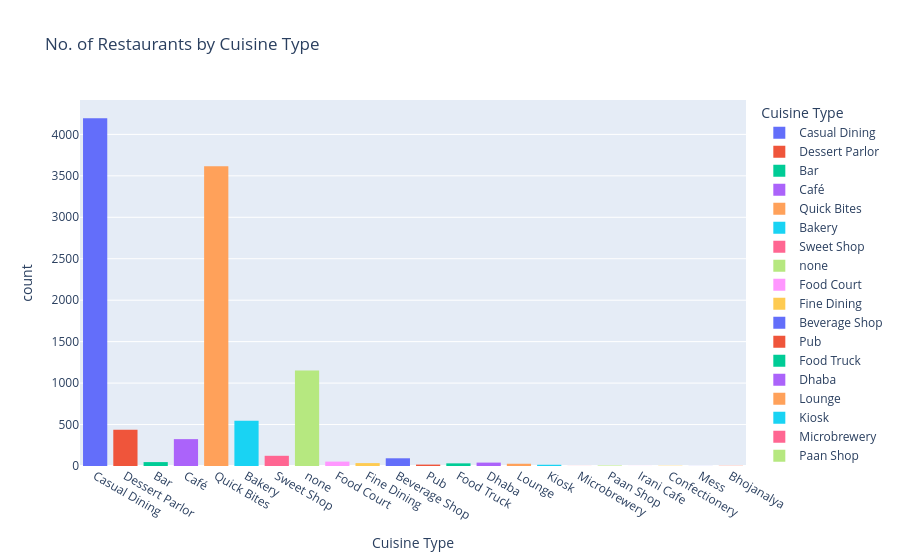

Notebook cell for this chart:
### Markdown cell above
### 5. Performing Exploratory Data Analysis
### Q1) How many restaurants are in Mumbai for each type of cuisine?

### Code cell
fig = px.histogram(zomato_df, x='CUSINE TYPE', color='CUSINE TYPE',  
             title= 'No. of Restaurants by Cuisine Type',  
             labels={'CUSINE TYPE':'Cuisine Type'}) 
 
fig.show()

### Figure 1 — Plotly figure (JSON) as saved in the notebook; plotly's stock layout.template omitted (floating-point values rounded to 4 significant figures; data arrays with more than 128 entries replaced by an {"elided": "..."} marker saying what was removed)
{"data": [{"bingroup": "x", "hovertemplate": "Cuisine Type=%{x}<br>count=%{y}<extra></extra>", "legendgroup": "Casual Dining", "marker": {"color": "#636efa", "pattern": {"shape": ""}}, "name": "Casual Dining", "orientation": "v", "showlegend": true, "type": "histogram", "x": {"elided": "4194 str values"}, "xaxis": "x", "yaxis": "y"}, {"bingroup": "x", "hovertemplate": "Cuisine Type=%{x}<br>count=%{y}<extra></extra>", "legendgroup": "Dessert Parlor", "marker": {"color": "#EF553B", "pattern": {"shape": ""}}, "name": "Dessert Parlor", "orientation": "v", "showlegend": true, "type": "histogram", "x": {"elided": "437 str values"}, "xaxis": "x", "yaxis": "y"}, {"bingroup": "x", "hovertemplate": "Cuisine Type=%{x}<br>count=%{y}<extra></extra>", "legendgroup": "Bar", "marker": {"color": "#00cc96", "pattern": {"shape": ""}}, "name": "Bar", "orientation": "v", "showlegend": true, "type": "histogram", "x": ["Bar", "Bar", "Bar", "Bar", "Bar", "Bar", "Bar", "Bar", "Bar", "Bar", "Bar", "Bar", "Bar", "Bar", "Bar", "Bar", "Bar", "Bar", "Bar", "Bar", "Bar", "Bar", "Bar", "Bar", "Bar", "Bar", "Bar", "Bar", "Bar", "Bar", "Bar", "Bar", "Bar", "Bar", "Bar", "Bar", "Bar", "Bar", "Bar", "Bar", "Bar", "Bar", "Bar", "Bar", "Bar", "Bar", "Bar"], "xaxis": "x", "yaxis": "y"}, {"bingroup": "x", "hovertemplate": "Cuisine Type=%{x}<br>count=%{y}<extra></extra>", "legendgroup": "Café", "marker": {"color": "#ab63fa", "pattern": {"shape": ""}}, "name": "Café", "orientation": "v", "showlegend": true, "type": "histogram", "x": {"elided": "324 str values"}, "xaxis": "x", "yaxis": "y"}, {"bingroup": "x", "hovertemplate": "Cuisine Type=%{x}<br>count=%{y}<extra></extra>", "legendgroup": "Quick Bites", "marker": {"color": "#FFA15A", "pattern": {"shape": ""}}, "name": "Quick Bites", "orientation": "v", "showlegend": true, "type": "histogram", "x": {"elided": "3616 str values"}, "xaxis": "x", "yaxis": "y"}, {"bingroup": "x", "hovertemplate": "Cuisine Type=%{x}<br>count=%{y}<extra></extra>", "legendgroup": "Bakery", "marker": {"color": "#19d3f3", "pattern": {"shape": ""}}, "name": "Bakery", "orientation": "v", "showlegend": true, "type": "histogram", "x": {"elided": "546 str values"}, "xaxis": "x", "yaxis": "y"}, {"bingroup": "x", "hovertemplate": "Cuisine Type=%{x}<br>count=%{y}<extra></extra>", "legendgroup": "Sweet Shop", "marker": {"color": "#FF6692", "pattern": {"shape": ""}}, "name": "Sweet Shop", "orientation": "v", "showlegend": true, "type": "histogram", "x": ["Sweet Shop", "Sweet Shop", "Sweet Shop", "Sweet Shop", "Sweet Shop", "Sweet Shop", "Sweet Shop", "Sweet Shop", "Sweet Shop", "Sweet Shop", "Sweet Shop", "Sweet Shop", "Sweet Shop", "Sweet Shop", "Sweet Shop", "Sweet Shop", "Sweet Shop", "Sweet Shop", "Sweet Shop", "Sweet Shop", "Sweet Shop", "Sweet Shop", "Sweet Shop", "Sweet Shop", "Sweet Shop", "Sweet Shop", "Sweet Shop", "Sweet Shop", "Sweet Shop", "Sweet Shop", "Sweet Shop", "Sweet Shop", "Sweet Shop", "Sweet Shop", "Sweet Shop", "Sweet Shop", "Sweet Shop", "Sweet Shop", "Sweet Shop", "Sweet Shop", "Sweet Shop", "Sweet Shop", "Sweet Shop", "Sweet Shop", "Sweet Shop", "Sweet Shop", "Sweet Shop", "Sweet Shop", "Sweet Shop", "Sweet Shop", "Sweet Shop", "Sweet Shop", "Sweet Shop", "Sweet Shop", "Sweet Shop", "Sweet Shop", "Sweet Shop", "Sweet Shop", "Sweet Shop", "Sweet Shop", "Sweet Shop", "Sweet Shop", "Sweet Shop", "Sweet Shop", "Sweet Shop", "Sweet Shop", "Sweet Shop", "Sweet Shop", "Sweet Shop", "Sweet Shop", "Sweet Shop", "Sweet Shop", "Sweet Shop", "Sweet Shop", "Sweet Shop", "Sweet Shop", "Sweet Shop", "Sweet Shop", "Sweet Shop", "Sweet Shop", "Sweet Shop", "Sweet Shop", "Sweet Shop", "Sweet Shop", "Sweet Shop", "Sweet Shop", "Sweet Shop", "Sweet Shop", "Sweet Shop", "Sweet Shop", "Sweet Shop", "Sweet Shop", "Sweet Shop", "Sweet Shop", "Sweet Shop", "Sweet Shop", "Sweet Shop", "Sweet Shop", "Sweet Shop", "Sweet Shop", "Sweet Shop", "Sweet Shop", "Sweet Shop", "Sweet Shop", "Sweet Shop", "Sweet Shop", "Sweet Shop", "Sweet Shop", "Sweet Shop", "Sweet Shop", "Sweet Shop", "Sweet Shop", "Sweet Shop", "Sweet Shop", "Sweet Shop", "Sweet Shop", "Sweet Shop", "Sweet Shop", "Sweet Shop", "Sweet Shop", "Sweet Shop", "Sweet Shop", "Sweet Shop"], "xaxis": "x", "yaxis": "y"}, {"bingroup": "x", "hovertemplate": "Cuisine Type=%{x}<br>count=%{y}<extra></extra>", "legendgroup": "none", "marker": {"color": "#B6E880", "pattern": {"shape": ""}}, "name": "none", "orientation": "v", "showlegend": true, "type": "histogram", "x": {"elided": "1153 str values"}, "xaxis": "x", "yaxis": "y"}, {"bingroup": "x", "hovertemplate": "Cuisine Type=%{x}<br>count=%{y}<extra></extra>", "legendgroup": "Food Court", "marker": {"color": "#FF97FF", "pattern": {"shape": ""}}, "name": "Food Court", "orientation": "v", "showlegend": true, "type": "histogram", "x": ["Food Court", "Food Court", "Food Court", "Food Court", "Food Court", "Food Court", "Food Court", "Food Court", "Food Court", "Food Court", "Food Court", "Food Court", "Food Court", "Food Court", "Food Court", "Food Court", "Food Court", "Food Court", "Food Court", "Food Court", "Food Court", "Food Court", "Food Court", "Food Court", "Food Court", "Food Court", "Food Court", "Food Court", "Food Court", "Food Court", "Food Court", "Food Court", "Food Court", "Food Court", "Food Court", "Food Court", "Food Court", "Food Court", "Food Court", "Food Court", "Food Court", "Food Court", "Food Court", "Food Court", "Food Court", "Food Court", "Food Court", "Food Court", "Food Court", "Food Court", "Food Court", "Food Court", "Food Court"], "xaxis": "x", "yaxis": "y"}, {"bingroup": "x", "hovertemplate": "Cuisine Type=%{x}<br>count=%{y}<extra></extra>", "legendgroup": "Fine Dining", "marker": {"color": "#FECB52", "pattern": {"shape": ""}}, "name": "Fine Dining", "orientation": "v", "showlegend": true, "type": "histogram", "x": ["Fine Dining", "Fine Dining", "Fine Dining", "Fine Dining", "Fine Dining", "Fine Dining", "Fine Dining", "Fine Dining", "Fine Dining", "Fine Dining", "Fine Dining", "Fine Dining", "Fine Dining", "Fine Dining", "Fine Dining", "Fine Dining", "Fine Dining", "Fine Dining", "Fine Dining", "Fine Dining", "Fine Dining", "Fine Dining", "Fine Dining", "Fine Dining", "Fine Dining", "Fine Dining", "Fine Dining", "Fine Dining", "Fine Dining", "Fine Dining", "Fine Dining", "Fine Dining", "Fine Dining", "Fine Dining", "Fine Dining"], "xaxis": "x", "yaxis": "y"}, {"bingroup": "x", "hovertemplate": "Cuisine Type=%{x}<br>count=%{y}<extra></extra>", "legendgroup": "Beverage Shop", "marker": {"color": "#636efa", "pattern": {"shape": ""}}, "name": "Beverage Shop", "orientation": "v", "showlegend": true, "type": "histogram", "x": ["Beverage Shop", "Beverage Shop", "Beverage Shop", "Beverage Shop", "Beverage Shop", "Beverage Shop", "Beverage Shop", "Beverage Shop", "Beverage Shop", "Beverage Shop", "Beverage Shop", "Beverage Shop", "Beverage Shop", "Beverage Shop", "Beverage Shop", "Beverage Shop", "Beverage Shop", "Beverage Shop", "Beverage Shop", "Beverage Shop", "Beverage Shop", "Beverage Shop", "Beverage Shop", "Beverage Shop", "Beverage Shop", "Beverage Shop", "Beverage Shop", "Beverage Shop", "Beverage Shop", "Beverage Shop", "Beverage Shop", "Beverage Shop", "Beverage Shop", "Beverage Shop", "Beverage Shop", "Beverage Shop", "Beverage Shop", "Beverage Shop", "Beverage Shop", "Beverage Shop", "Beverage Shop", "Beverage Shop", "Beverage Shop", "Beverage Shop", "Beverage Shop", "Beverage Shop", "Beverage Shop", "Beverage Shop", "Beverage Shop", "Beverage Shop", "Beverage Shop", "Beverage Shop", "Beverage Shop", "Beverage Shop", "Beverage Shop", "Beverage Shop", "Beverage Shop", "Beverage Shop", "Beverage Shop", "Beverage Shop", "Beverage Shop", "Beverage Shop", "Beverage Shop", "Beverage Shop", "Beverage Shop", "Beverage Shop", "Beverage Shop", "Beverage Shop", "Beverage Shop", "Beverage Shop", "Beverage Shop", "Beverage Shop", "Beverage Shop", "Beverage Shop", "Beverage Shop", "Beverage Shop", "Beverage Shop", "Beverage Shop", "Beverage Shop", "Beverage Shop", "Beverage Shop", "Beverage Shop", "Beverage Shop", "Beverage Shop", "Beverage Shop", "Beverage Shop", "Beverage Shop", "Beverage Shop", "Beverage Shop", "Beverage Shop", "Beverage Shop", "Beverage Shop", "Beverage Shop"], "xaxis": "x", "yaxis": "y"}, {"bingroup": "x", "hovertemplate": "Cuisine Type=%{x}<br>count=%{y}<extra></extra>", "legendgroup": "Pub", "marker": {"color": "#EF553B", "pattern": {"shape": ""}}, "name": "Pub", "orientation": "v", "showlegend": true, "type": "histogram", "x": ["Pub", "Pub", "Pub", "Pub", "Pub", "Pub", "Pub", "Pub", "Pub", "Pub", "Pub", "Pub", "Pub", "Pub", "Pub", "Pub", "Pub"], "xaxis": "x", "yaxis": "y"}, {"bingroup": "x", "hovertemplate": "Cuisine Type=%{x}<br>count=%{y}<extra></extra>", "legendgroup": "Food Truck", "marker": {"color": "#00cc96", "pattern": {"shape": ""}}, "name": "Food Truck", "orientation": "v", "showlegend": true, "type": "histogram", "x": ["Food Truck", "Food Truck", "Food Truck", "Food Truck", "Food Truck", "Food Truck", "Food Truck", "Food Truck", "Food Truck", "Food Truck", "Food Truck", "Food Truck", "Food Truck", "Food Truck", "Food Truck", "Food Truck", "Food Truck", "Food Truck", "Food Truck", "Food Truck", "Food Truck", "Food Truck", "Food Truck", "Food Truck", "Food Truck", "Food Truck", "Food Truck", "Food Truck", "Food Truck", "Food Truck", "Food Truck", "Food Truck"], "xaxis": "x", "yaxis": "y"}, {"bingroup": "x", "hovertemplate": "Cuisine Type=%{x}<br>count=%{y}<extra></extra>", "legendgroup": "Dhaba", "marker": {"color": "#ab63fa", "pattern": {"shape": ""}}, "name": "Dhaba", "orientation": "v", "showlegend": true, "type": "histogram", "x": ["Dhaba", "Dhaba", "Dhaba", "Dhaba", "Dhaba", "Dhaba", "Dhaba", "Dhaba", "Dhaba", "Dhaba", "Dhaba", "Dhaba", "Dhaba", "Dhaba", "Dhaba", "Dhaba", "Dhaba", "Dhaba", "Dhaba", "Dhaba", "Dhaba", "Dhaba", "Dhaba", "Dhaba", "Dhaba", "Dhaba", "Dhaba", "Dhaba", "Dhaba", "Dhaba", "Dhaba", "Dhaba", "Dhaba", "Dhaba", "Dhaba", "Dhaba", "Dhaba", "Dhaba", "Dhaba", "Dhaba", "Dhaba"], "xaxis": "x", "yaxis": "y"}, {"bingroup": "x", "hovertemplate": "Cuisine Type=%{x}<br>count=%{y}<extra></extra>", "legendgroup": "Lounge", "marker": {"color": "#FFA15A", "pattern": {"shape": ""}}, "name": "Lounge", "orientation": "v", "showlegend": true, "type": "histogram", "x": ["Lounge", "Lounge", "Lounge", "Lounge", "Lounge", "Lounge", "Lounge", "Lounge", "Lounge", "Lounge", "Lounge", "Lounge", "Lounge", "Lounge", "Lounge", "Lounge", "Lounge", "Lounge", "Lounge", "Lounge", "Lounge", "Lounge", "Lounge", "Lounge", "Lounge", "Lounge", "Lounge"], "xaxis": "x", "yaxis": "y"}, {"bingroup": "x", "hovertemplate": "Cuisine Type=%{x}<br>count=%{y}<extra></extra>", "legendgroup": "Kiosk", "marker": {"color": "#19d3f3", "pattern": {"shape": ""}}, "name": "Kiosk", "orientation": "v", "showlegend": true, "type": "histogram", "x": ["Kiosk", "Kiosk", "Kiosk", "Kiosk", "Kiosk", "Kiosk", "Kiosk", "Kiosk", "Kiosk", "Kiosk", "Kiosk", "Kiosk", "Kiosk", "Kiosk", "Kiosk"], "xaxis": "x", "yaxis": "y"}, {"bingroup": "x", "hovertemplate": "Cuisine Type=%{x}<br>count=%{y}<extra></extra>", "legendgroup": "Microbrewery", "marker": {"color": "#FF6692", "pattern": {"shape": ""}}, "name": "Microbrewery", "orientation": "v", "showlegend": true, "type": "histogram", "x": ["Microbrewery"], "xaxis": "x", "yaxis": "y"}, {"bingroup": "x", "hovertemplate": "Cuisine Type=%{x}<br>count=%{y}<extra></extra>", "legendgroup": "Paan Shop", "marker": {"color": "#B6E880", "pattern": {"shape": ""}}, "name": "Paan Shop", "orientation": "v", "showlegend": true, "type": "histogram", "x": ["Paan Shop", "Paan Shop", "Paan Shop", "Paan Shop", "Paan Shop", "Paan Shop"], "xaxis": "x", "yaxis": "y"}, {"bingroup": "x", "hovertemplate": "Cuisine Type=%{x}<br>count=%{y}<extra></extra>", "legendgroup": "Irani Cafe", "marker": {"color": "#FF97FF", "pattern": {"shape": ""}}, "name": "Irani Cafe", "orientation": "v", "showlegend": true, "type": "histogram", "x": ["Irani Cafe"], "xaxis": "x", "yaxis": "y"}, {"bingroup": "x", "hovertemplate": "Cuisine Type=%{x}<br>count=%{y}<extra></extra>", "legendgroup": "Confectionery", "marker": {"color": "#FECB52", "pattern": {"shape": ""}}, "name": "Confectionery", "orientation": "v", "showlegend": true, "type": "histogram", "x": ["Confectionery", "Confectionery", "Confectionery"], "xaxis": "x", "yaxis": "y"}, {"bingroup": "x", "hovertemplate": "Cuisine Type=%{x}<br>count=%{y}<extra></extra>", "legendgroup": "Mess", "marker": {"color": "#636efa", "pattern": {"shape": ""}}, "name": "Mess", "orientation": "v", "showlegend": true, "type": "histogram", "x": ["Mess"], "xaxis": "x", "yaxis": "y"}, {"bingroup": "x", "hovertemplate": "Cuisine Type=%{x}<br>count=%{y}<extra></extra>", "legendgroup": "Bhojanalya", "marker": {"color": "#EF553B", "pattern": {"shape": ""}}, "name": "Bhojanalya", "orientation": "v", "showlegend": true, "type": "histogram", "x": ["Bhojanalya", "Bhojanalya"], "xaxis": "x", "yaxis": "y"}], "layout": {"barmode": "relative", "legend": {"title": {"text": "Cuisine Type"}, "tracegroupgap": 0}, "title": {"text": "No. of Restaurants by Cuisine Type"}, "xaxis": {"anchor": "y", "categoryarray": ["Casual Dining", "Dessert Parlor", "Bar", "Café", "Quick Bites", "Bakery", "Sweet Shop", "none", "Food Court", "Fine Dining", "Beverage Shop", "Pub", "Food Truck", "Dhaba", "Lounge", "Kiosk", "Microbrewery", "Paan Shop", "Irani Cafe", "Confectionery", "Mess", "Bhojanalya"], "categoryorder": "array", "domain": [0, 1], "title": {"text": "Cuisine Type"}}, "yaxis": {"anchor": "x", "domain": [0, 1], "title": {"text": "count"}}}}
